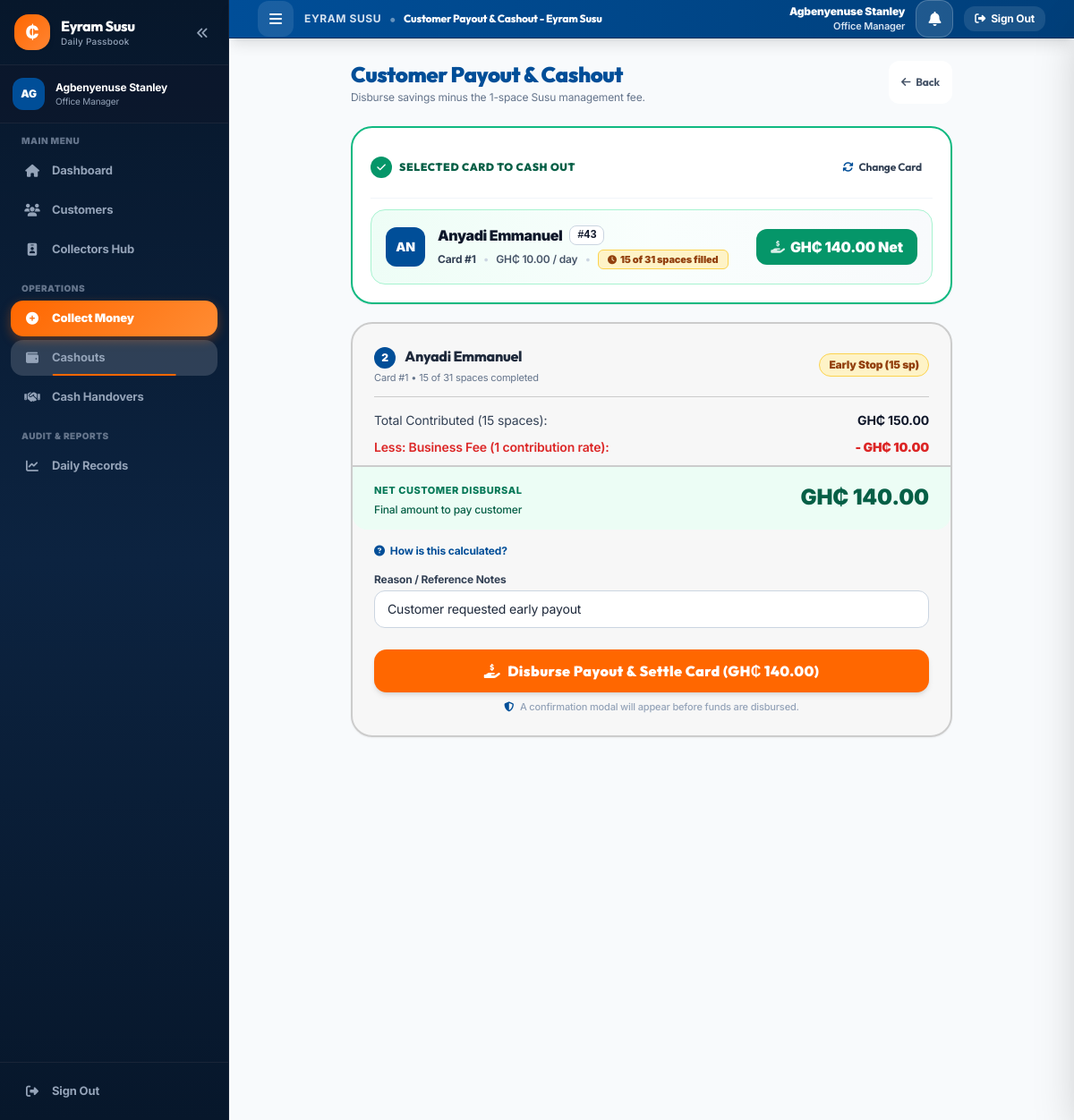
/request_payout.php?card_id=44 (signed in), run on the app's committed database.
### tables this page shows
CREATE TABLE `susu_cards` (
  `id` int(11) NOT NULL,
  `customer_id` int(11) NOT NULL,
  `card_number` int(11) NOT NULL DEFAULT 1,
  `daily_amount` decimal(10,2) NOT NULL,
  `total_spaces` int(11) NOT NULL DEFAULT 31,
  `spaces_filled` int(11) NOT NULL DEFAULT 0,
  `total_saved` decimal(10,2) NOT NULL DEFAULT 0.00,
  `status` enum('active','completed','closed_early') NOT NULL DEFAULT 'active',
  `created_at` timestamp NOT NULL DEFAULT current_timestamp(),
  `closed_at` timestamp NULL DEFAULT NULL
);

CREATE TABLE `customers` (
  `id` int(11) NOT NULL,
  `account_number` varchar(20) NOT NULL,
  `full_name` varchar(100) NOT NULL,
  `gender` varchar(10) DEFAULT NULL,
  `phone` varchar(20) NOT NULL,
  `location` varchar(255) DEFAULT NULL,
  `assigned_collector_id` int(11) DEFAULT NULL,
  `change_balance` decimal(10,2) DEFAULT 0.00,
  `is_active` tinyint(1) DEFAULT 1,
  `created_at` timestamp NOT NULL DEFAULT current_timestamp()
);

### includes/auth.php (called while the page is built, shortened)
<?php
function get_logged_in_user() {
    return [
        'id' => $_SESSION['user_id'],
        'full_name' => $_SESSION['full_name'],
        'username' => $_SESSION['username'],
        'role' => $_SESSION['role'],
        'phone' => $_SESSION['phone'] ?? ''
    ];
}

### includes/functions.php (called while the page is built, shortened)
<?php
function format_money($amount) {
    return 'GH₵ ' . number_format((float)$amount, 2);
}
function calculate_payout_breakdown($card_id) {
    $pdo = get_db_connection();
    $stmt = $pdo->prepare("
        SELECT c.*, cust.full_name, cust.account_number, cust.change_balance, cust.phone
        FROM susu_cards c
        JOIN customers cust ON c.customer_id = cust.id
        WHERE c.id = ?
    ");
    $stmt->execute([$card_id]);
    $card = $stmt->fetch();
    $total_saved = (float)$card['total_saved'];
    $daily_amount = (float)$card['daily_amount'];
    $change_balance = (float)$card['change_balance'];
    $business_fee = min($daily_amount, $total_saved);
    $customer_payout = max(0, $total_saved - $business_fee) + $change_balance;
    return [
        'card' => $card,
        'total_saved' => $total_saved,
        'spaces_filled' => (int)$card['spaces_filled'],
        'daily_amount' => $daily_amount,
        'business_fee' => $business_fee,
        'change_refunded' => $change_balance,
        'customer_payout' => $customer_payout,
        'is_full_cycle' => ((int)$card['spaces_filled'] >= (int)$card['total_spaces'])
    ];
}

### request_payout.php (the view, shortened to what this page needs)
<?php
require_once __DIR__ . '/includes/auth.php';
require_once __DIR__ . '/includes/functions.php';
$user = get_logged_in_user();
$cardId = isset($_GET['card_id']) ? (int)$_GET['card_id'] : 0;
$breakdown = null;
if ($cardId > 0) {
    $breakdown = calculate_payout_breakdown($cardId);
}
require_once __DIR__ . '/includes/header.php';
?>
<div class="max-w-2xl mx-auto space-y-6">
    <div class="flex items-center justify-between">
        <div>
            <h1 class="text-xl sm:text-2xl font-black text-steel_azure">Customer Payout & Cashout</h1>
            <p class="text-xs text-slate-500 mt-0.5">Disburse savings minus the 1-space Susu management fee.</p>
        </div>
        <a href="<?= $user['role'] === 'admin' ? 'payouts.php' : 'collector_dashboard.php' ?>"
           class="btn-touch px-3.5 py-2 bg-white hover:bg-slate-100 text-slate-600 border border-slate-300 rounded-xl text-xs font-bold inline-flex items-center gap-1.5 transition shadow-2xs">
            <i class="fa-solid fa-arrow-left text-xs"></i>
            <span>Back</span>
        </a>
    </div>
    <form id="payoutForm" method="POST" action="request_payout.php" class="space-y-5">
        <div id="selectedCardHeroContainer" class="<?= $cardId > 0 ? '' : 'hidden' ?> bg-white rounded-3xl border-2 border-emerald-500 shadow-sm p-4 sm:p-5 space-y-3 transition-all duration-200">
            <div class="flex items-center justify-between pb-2.5 border-b border-slate-100">
                <div class="flex items-center gap-2">
                    <span class="w-6 h-6 rounded-full bg-emerald-600 text-white text-xs font-black flex items-center justify-center">
                        <i class="fa-solid fa-check text-[11px]"></i>
                    </span>
                    <h2 class="text-xs font-black uppercase tracking-wider text-emerald-800">Selected Card to Cash Out</h2>
                </div>
                <button type="button" onclick="toggleCardPicker(true)"
                        class="btn-touch px-3 py-1.5 rounded-xl border border-slate-300 bg-white hover:bg-slate-50 text-slate-700 text-xs font-bold inline-flex items-center gap-1.5 transition cursor-pointer shadow-2xs">
                    <i class="fa-solid fa-arrows-rotate text-xs text-steel_azure"></i>
                    <span>Change Card</span>
                </button>
            </div>
            <div class="min-h-[64px] p-4 rounded-2xl bg-gradient-to-r from-emerald-50/90 via-teal-50/40 to-slate-50 border border-emerald-200 flex flex-col sm:flex-row sm:items-center justify-between gap-3.5">
                <div class="flex items-start sm:items-center gap-3.5 min-w-0">
                    <div id="heroCardAvatar" class="w-11 h-11 rounded-xl <?= ($breakdown && $breakdown['is_full_cycle']) ? 'bg-emerald-600' : 'bg-steel_azure' ?> text-white font-black flex items-center justify-center text-xs sm:text-sm flex-shrink-0 shadow-xs">
                        <?= $breakdown ? strtoupper(substr($breakdown['card']['full_name'], 0, 2)) : '' ?>
                    </div>
                    <div class="min-w-0 space-y-1">
                        <div class="flex items-center gap-2 flex-wrap">
                            <span id="heroClientName" class="font-black text-slate-900 text-sm sm:text-base tracking-tight truncate">
                                <?= $breakdown ? htmlspecialchars($breakdown['card']['full_name']) : '' ?>
                            </span>
                            <span id="heroAccountNumber" class="font-bold text-slate-900 bg-white border border-slate-300 px-2 py-0.5 rounded-lg text-xs font-mono">
                                #<?= $breakdown ? htmlspecialchars($breakdown['card']['account_number']) : '' ?>
                            </span>
                        </div>
                        <div class="flex items-center gap-2 flex-wrap text-xs text-slate-600">
                            <span id="heroCardNumber" class="font-bold text-slate-700">
                                Card #<?= $breakdown ? $breakdown['card']['card_number'] : '' ?>
                            </span>
                            <span class="text-slate-300">&bull;</span>
                            <span id="heroDailyRate" class="font-semibold">
                                <?= $breakdown ? format_money($breakdown['daily_amount']) . ' / day' : '' ?>
                            </span>
                            <span class="text-slate-300">&bull;</span>
                            <span id="heroSpacesBadge" class="inline-flex items-center gap-1 px-2.5 py-0.5 rounded-md text-[11px] font-black <?= ($breakdown && $breakdown['is_full_cycle']) ? 'bg-emerald-100 text-emerald-800 border border-emerald-300' : 'bg-amber-100 text-amber-800 border border-amber-300' ?>">
                                <i class="fa-solid <?= ($breakdown && $breakdown['is_full_cycle']) ? 'fa-award' : 'fa-clock' ?> text-[10px]"></i>
                                <span><?= $breakdown ? ($breakdown['is_full_cycle'] ? '31/31 Spaces Filled' : $breakdown['spaces_filled'] . ' of 31 spaces filled') : '' ?></span>
                            </span>
                        </div>
                    </div>
                </div>
                <div class="flex items-center justify-between sm:justify-end gap-3 pt-2 sm:pt-0 border-t sm:border-t-0 border-emerald-100 flex-shrink-0">
                    <div id="heroNetBadge" class="inline-flex items-center gap-1.5 px-4 py-2 rounded-xl bg-emerald-600 text-white font-black text-sm sm:text-base shadow-xs whitespace-nowrap">
                        <i class="fa-solid fa-hand-holding-dollar text-sm opacity-85"></i>
                        <span><?= $breakdown ? format_money($breakdown['customer_payout']) . ' Net' : '' ?></span>
                    </div>
                </div>
            </div>
        </div>
        <div id="breakdownSection" class="<?= $breakdown ? '' : 'hidden' ?> bg-platinum-800 rounded-3xl border-2 border-silver-600 p-5 sm:p-6 space-y-4 shadow-sm transition-all duration-200">
            <div class="flex items-center justify-between pb-3 border-b border-silver-600">
                <div>
                    <span class="w-6 h-6 rounded-full bg-steel_azure text-white text-xs font-black inline-flex items-center justify-center mr-1.5">2</span>
                    <h3 id="breakdownClientName" class="font-extrabold text-slate-800 text-sm sm:text-base inline">
                        <?= $breakdown ? htmlspecialchars($breakdown['card']['full_name']) : '' ?>
                    </h3>
                    <div id="breakdownCardMeta" class="text-[11px] text-slate-500 mt-0.5">
                        <?= $breakdown ? 'Card #' . $breakdown['card']['card_number'] . ' &bull; ' . $breakdown['spaces_filled'] . ' of 31 spaces completed' : '' ?>
                    </div>
                </div>
                <span id="breakdownCycleBadge" class="px-2.5 py-1 rounded-full text-xs font-black <?= ($breakdown && $breakdown['is_full_cycle']) ? 'bg-emerald-100 text-emerald-800 border border-emerald-300' : 'bg-amber-100 text-amber-800 border border-amber-300' ?>">
                    <?= $breakdown ? ($breakdown['is_full_cycle'] ? 'Full 31 Spaces' : 'Early Stop (' . $breakdown['spaces_filled'] . ' sp)') : '' ?>
                </span>
            </div>
            <div class="space-y-2.5 text-xs sm:text-sm">
                <div class="flex items-center justify-between text-slate-700">
                    <span id="breakdownTotalSavedLabel">Total Contributed <?= $breakdown ? '(' . $breakdown['spaces_filled'] . ' spaces)' : '' ?>:</span>
                    <strong id="breakdownTotalSavedVal" class="font-bold text-slate-900"><?= $breakdown ? format_money($breakdown['total_saved']) : 'GH₵ 0.00' ?></strong>
                </div>
                <div class="flex items-center justify-between text-red-600 font-semibold">
                    <span>Less: Business Fee (1 contribution rate):</span>
                    <strong id="breakdownBusinessFeeVal">- <?= $breakdown ? format_money($breakdown['business_fee']) : 'GH₵ 0.00' ?></strong>
                </div>
                <div class="flex items-center justify-between text-base sm:text-lg font-black text-emerald-900 pt-3 border-t-2 border-silver-600 bg-emerald-50 -mx-5 sm:-mx-6 px-5 sm:px-6 py-3.5 rounded-b-2xl mt-2">
                    <div>
                        <div class="text-[11px] uppercase tracking-wider font-extrabold text-emerald-700">Net Customer Disbursal</div>
                        <div class="text-xs text-emerald-800 font-medium">Final amount to pay customer</div>
                    </div>
                    <span id="breakdownNetPayoutVal" class="text-xl sm:text-2xl text-emerald-800 font-black">
                        <?= $breakdown ? format_money($breakdown['customer_payout']) : 'GH₵ 0.00' ?>
                    </span>
                </div>
            </div>
            <button type="button" onclick="toggleExplainer()" class="flex items-center gap-1.5 text-xs text-steel_azure hover:text-steel_azure-400 font-bold transition cursor-pointer">
                <i class="fa-solid fa-circle-question text-xs"></i>
                <span>How is this calculated?</span>
            </button>
            <div>
                <label for="reason_input" class="block text-xs font-bold text-slate-700 mb-1">Reason / Reference Notes</label>
                <input type="text" id="reason_input" name="reason"
                       value="<?= ($breakdown && $breakdown['is_full_cycle']) ? 'Completed all 31 spaces' : 'Customer requested early payout' ?>"
                       class="w-full px-3.5 py-2.5 rounded-xl border border-slate-300 focus:border-steel_azure outline-none text-xs sm:text-sm text-slate-800 transition bg-white">
            </div>
            <div class="pt-2">
                <?php if ($user['role'] === 'admin'): ?>
                    <button type="button" onclick="openPayoutConfirmModal()"
                            class="w-full btn-touch bg-pumpkin_spice hover:bg-pumpkin_spice-400 text-white font-black text-sm sm:text-base tracking-wide shadow-md hover:shadow-lg transition flex items-center justify-center gap-2 cursor-pointer">
                        <i class="fa-solid fa-hand-holding-dollar text-base"></i>
                        <span id="adminActionBtnText">Disburse Payout & Settle Card (<?= $breakdown ? format_money($breakdown['customer_payout']) : '' ?>)</span>
                    </button>
                    <p class="text-[11px] text-slate-400 text-center mt-2 font-medium">
                        <i class="fa-solid fa-shield-halved text-steel_azure mr-1"></i>
                        A confirmation modal will appear before funds are disbursed.
                    </p>
                <?php endif; ?>
            </div>
        </div>
    </form>
</div>
<?php require_once __DIR__ . '/includes/footer.php'; ?>

### assets/css/custom.css (style rules this page uses)
:root { --pumpkin: #ff6700; --pumpkin-dark: #cc5200; --steel: #004e98; --steel-dark: #002f5c; --ocean: #3a6ea5; --platinum: #f4f6f8; --silver: #e2e8f0; --focus-ring: 0 0 0 3px rgba(0, 78, 152, 0.35); --focus-ring-pumpkin: 0 0 0 3px rgba(255, 103, 0, 0.3); --ease-out: cubic-bezier(0.16, 1, 0.3, 1); --ease-in-out: cubic-bezier(0.4, 0, 0.2, 1); }
body { font-family: 'Inter', -apple-system, BlinkMacSystemFont, sans-serif; background: linear-gradient(180deg, #f8fafc 0%, #f1f5f9 100%); color: #1e293b; -webkit-tap-highlight-color: transparent; letter-spacing: -0.01em; }
h1, h2, h3, h4, .font-heading { font-family: 'Outfit', 'Inter', sans-serif; letter-spacing: -0.02em; }
.btn-touch { min-height: 48px; display: inline-flex; align-items: center; justify-content: center; gap: 0.375rem; font-family: 'Outfit', sans-serif; font-weight: 700; font-size: 0.875rem; padding: 0.75rem 1.25rem; border-radius: 0.875rem; border: none; cursor: pointer; text-decoration: none; transition: all 0.15s ease-in-out; position: relative; overflow: hidden; white-space: nowrap; -webkit-tap-highlight-color: transparent; }
.page-enter>*:nth-child(1) { animation-delay: 0.03s; }

### data on the page
susu_cards: customer.full_name "AN", customer.full_name "Anyadi Emmanuel", customer.account_number "43", card_number "1"

### other printed values
substr($currentUser['full_name'], 0, 2) "AG"
$currentUser['full_name'] "Agbenyenuse Stanley"
$pageTitle "Customer Payout & Cashout - Eyram Susu"
format_money($breakdown['daily_amount']) "GH₵ 10.00"
$breakdown['spaces_filled'] "15"
format_money($breakdown['customer_payout']) "GH₵ 140.00"
format_money($breakdown['total_saved']) "GH₵ 150.00"
format_money($breakdown['business_fee']) "GH₵ 10.00"
